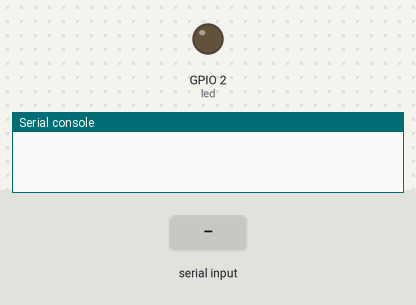
The program below on a simulated ESP32 board running MicroPython. On the bench: output pins drawn as LEDs (lit = HIGH), the last lines printed to the serial console. The test bench sets the inputs (shaded band).

Above: at 1.2 s.
1.3 s: "1" typed at the serial console, then Enter
At 2.4 s:
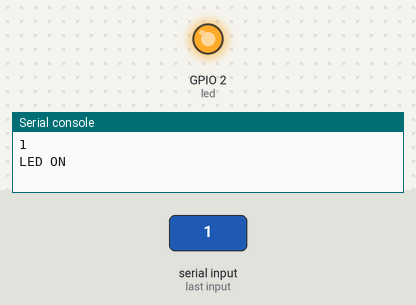
2.8 s: "0" typed at the serial console, then Enter
At 3.5 s:
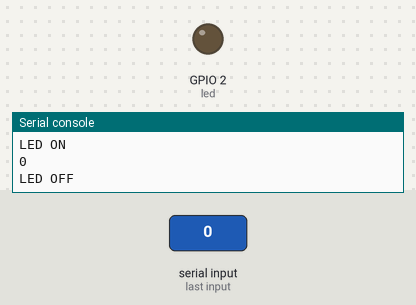
Timing chart, 0 to 5.8 s (numbered marks = the images above; inputs shaded):
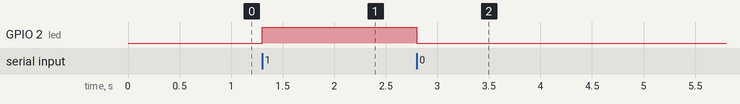

The program:

test.py
```python
from machine import Pin

led = Pin(2, Pin.OUT)

class Led:
    def __init__(self, state):
        self.state = state
    def states(self):
        if(self.state == "1"):
            led.value(1)
            print("LED ON")
        else:
            led.value(0)
            print("LED OFF")

while True:
    input_state = input()
    led_input = Led(input_state)
    led_input.states()


    
```

Measured:
- after the input at 1.3 s, GPIO 2 (led): LOW → HIGH at once
- after the input at 2.8 s, GPIO 2 (led): HIGH → LOW at once
